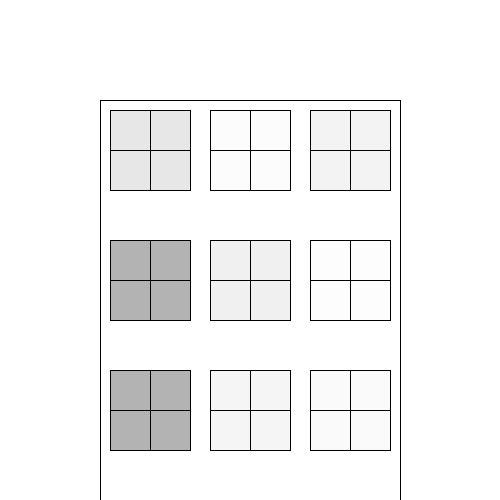
Frame 1 (no input)
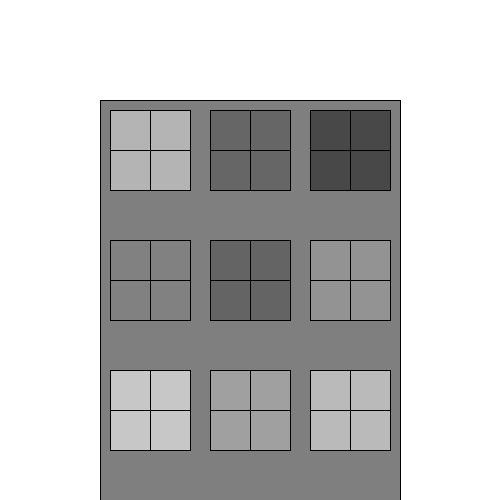
Frame 60 (the mouse pressed at the canvas centre just before this capture)
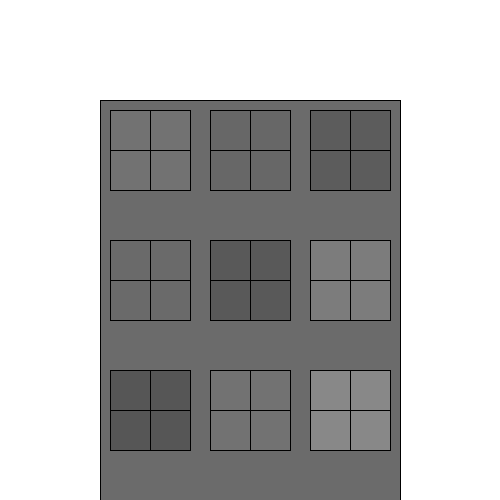
Frame 120 (the mouse held since frame 60 and released just before this capture)

The Processing sketch that drew these frames (run headless with seeded random() and noise(); from frame 60 on, the mouse is pressed at the canvas centre):

// Processing sketch: processing_162773
// ── processing_162773.pde

void setup(){
  size(500,500);
  background(255);
}

void draw(){
  stroke(0);
   rect(100,100,300,500);
   int x = 150;
   int y = 150;
   
   while(y < height){
     drawWindow(x,y);
     drawWindow(x+100,y);
     drawWindow(x+200,y);
     y = y + 130;
   }
     
   
 
}
void drawWindow( int x, int y ){
  fill(random(255),random(255));
  rect(x,y,40,40);
  rect(x-40,y-40,40,40);
  rect(x-40,y,40,40);
  rect(x, y-40,40,40);
}
 
